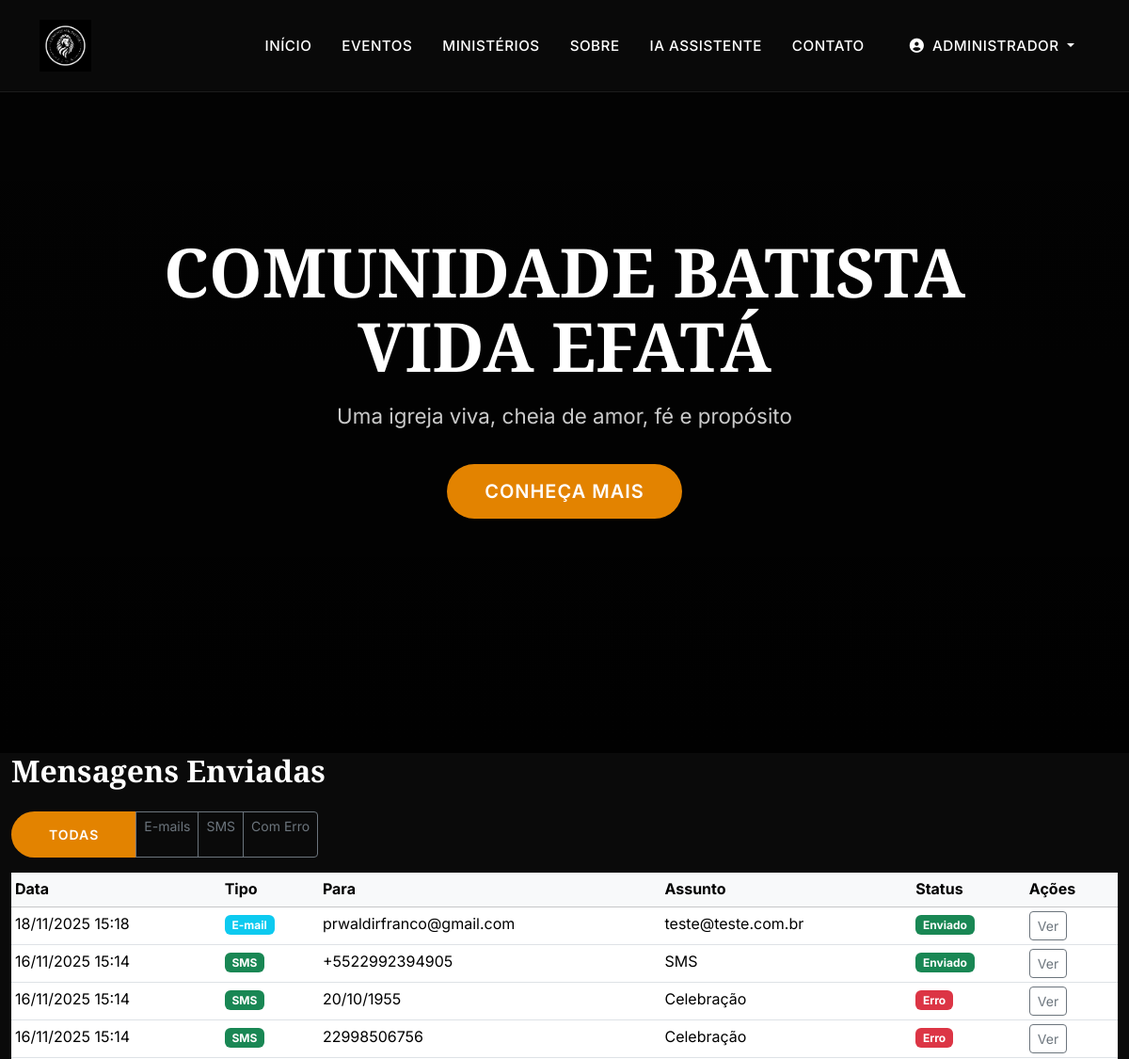
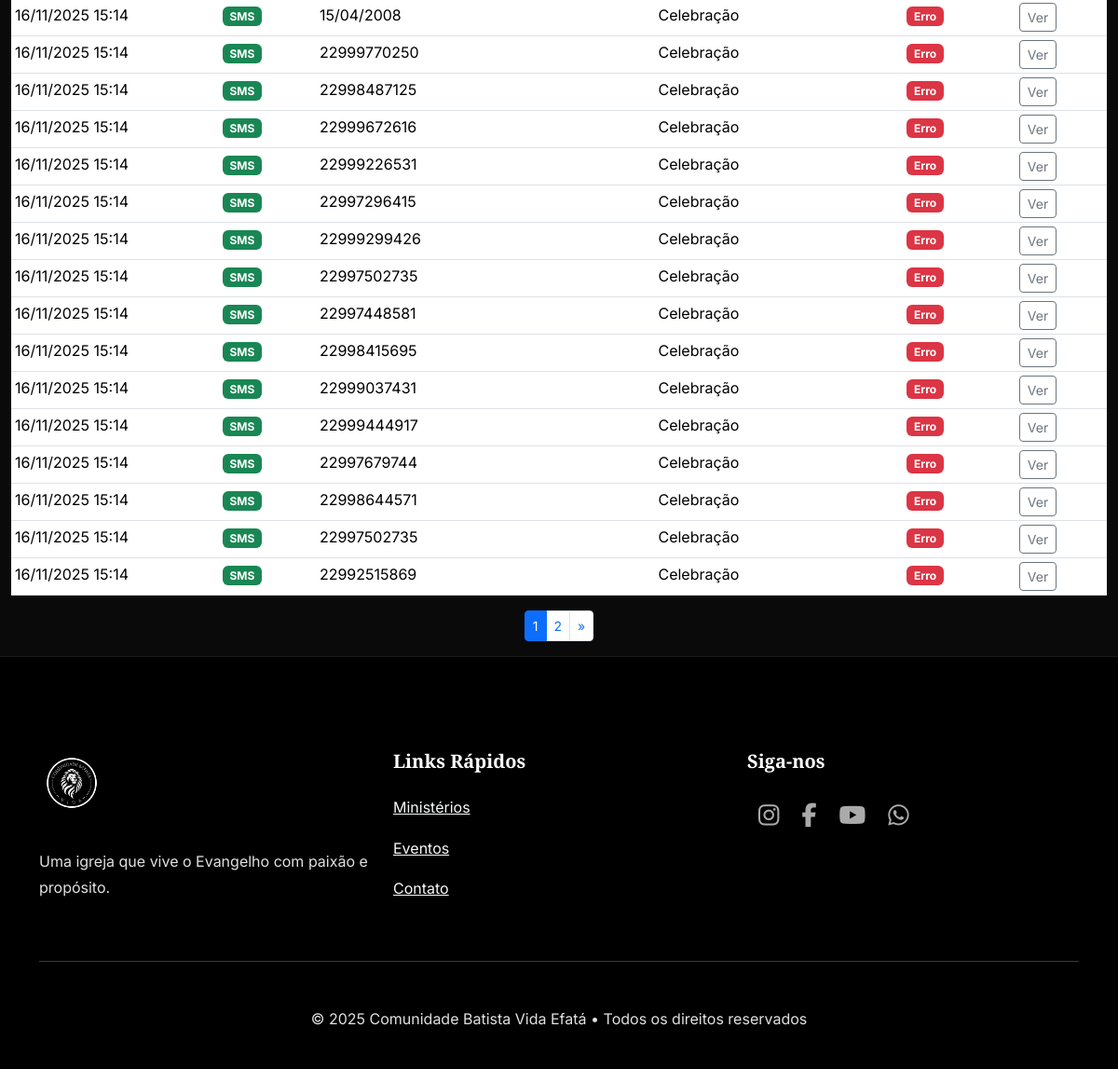
The page /secretaria/mensagens_enviadas (signed in) on the database its author committed (2 pictures, top to bottom).
### app.py (models this page shows, shortened)
class User(UserMixin, db.Model):
    __tablename__ = 'user'
    id = db.Column(db.Integer, primary_key=True)
    nome = db.Column(db.String(100), nullable=False)
    email = db.Column(db.String(100), unique=True, nullable=False)
    senha = db.Column(db.String(200), nullable=False)
    nivel_acesso = db.Column(db.Integer, default=2)
    is_secretaria = db.Column(db.Boolean, default=False)
    is_admin = db.Column(db.Boolean, default=False)
    membro_id = db.Column(db.Integer, db.ForeignKey('membro.id', name="fk_user_membro"), nullable=True)
    membro = db.relationship('Membro', backref='usuario', lazy=True)

class MensagemEnviada(db.Model):
    id = db.Column(db.Integer, primary_key=True)
    tipo = db.Column(db.String(10), nullable=False)  # 'email' ou 'sms'
    destinatario = db.Column(db.String(200), nullable=False)  # e-mail ou celular
    assunto = db.Column(db.String(200))
    corpo = db.Column(db.Text, nullable=False)
    status = db.Column(db.String(20), default='enviado')  # enviado, erro, pendente
    erro = db.Column(db.Text)
    enviado_em = db.Column(db.DateTime, default=datetime.utcnow)
    user_id = db.Column(db.Integer, db.ForeignKey('user.id'), nullable=False)
    user = db.relationship('User', backref='mensagens_enviadas')

### app.py (the view)
@app.route('/secretaria/mensagens_enviadas')
@secretaria_required
@login_required
def mensagens_enviadas():
    page = request.args.get('page', 1, type=int)
    filtro = request.args.get('filtro', 'todas')  # todas, email, sms, erro
    query = MensagemEnviada.query.filter_by(user_id=current_user.id)
    if filtro == 'email':
        query = query.filter_by(tipo='email')
    elif filtro == 'sms':
        query = query.filter_by(tipo='sms')
    elif filtro == 'erro':
        query = query.filter_by(status='erro')
    mensagens = query.order_by(MensagemEnviada.enviado_em.desc())\
                     .paginate(page=page, per_page=20, error_out=False)
    return render_template('secretaria/mensagens_enviadas.html',
                           mensagens=mensagens,
                           filtro=filtro)

### app.py (called while the page is built)
@login_manager.user_loader
def load_user(user_id):
    return User.query.get(int(user_id))

def secretaria_required(f):
    @wraps(f)
    def decorated(*args, **kwargs):
        if not current_user.is_authenticated or current_user.nivel_acesso > 2:
            flash("Acesso negado. Apenas Secretária/Admin.", "danger")
            return redirect(url_for('secretaria'))
        return f(*args, **kwargs)
    return decorated

@app.context_processor
def inject_now():
    return {'now': datetime.utcnow()}

### templates/secretaria/mensagens_enviadas.html (shortened to what this page needs)
{% extends "base.html" %}
{% block content %}
<div class="container-fluid">
    <h2 class="mb-4">Mensagens Enviadas</h2>
    <div class="btn-group mb-3">
        <a href="{{ url_for('mensagens_enviadas', filtro='todas') }}"
           class="btn btn-sm {{ 'btn-primary' if filtro == 'todas' else 'btn-outline-primary' }}">Todas</a>
        <a href="{{ url_for('mensagens_enviadas', filtro='email') }}"
           class="btn btn-sm {{ 'btn-outline-info' if filtro == 'email' else 'btn-outline-secondary' }}">E-mails</a>
        <a href="{{ url_for('mensagens_enviadas', filtro='sms') }}"
           class="btn btn-sm {{ 'btn-outline-success' if filtro == 'sms' else 'btn-outline-secondary' }}">SMS</a>
        <a href="{{ url_for('mensagens_enviadas', filtro='erro') }}"
           class="btn btn-sm {{ 'btn-outline-danger' if filtro == 'erro' else 'btn-outline-secondary' }}">Com Erro</a>
    </div>
    <div class="table-responsive">
        <table class="table table-hover table-sm">
            <thead class="table-light">
                <tr>
                    <th>Data</th>
                    <th>Tipo</th>
                    <th>Para</th>
                    <th>Assunto</th>
                    <th>Status</th>
                    <th>Ações</th>
                </tr>
            </thead>
            <tbody>
                {% for msg in mensagens.items %}
                <tr>
                    <td>{{ msg.enviado_em.strftime('%d/%m/%Y %H:%M') }}</td>
                    <td>
                        <span class="badge {{ 'bg-info' if msg.tipo == 'email' else 'bg-success' }}">
                            {{ 'E-mail' if msg.tipo == 'email' else 'SMS' }}
                        </span>
                    </td>
                    <td>{{ msg.destinatario }}</td>
                    <td>{{ msg.assunto or '(Sem assunto)' }}</td>
                    <td>
                        {% if msg.status == 'enviado' %}
                            <span class="badge bg-success">Enviado</span>
                        {% else %}
                            <span class="badge bg-danger" data-bs-toggle="tooltip" title="{{ msg.erro }}">Erro</span>
                        {% endif %}
                    </td>
                    <td>
                        <button class="btn btn-sm btn-outline-secondary" data-bs-toggle="modal" data-bs-target="#modal{{ msg.id }}">
                            Ver
                        </button>
                    </td>
                </tr>
                {% endfor %}
            </tbody>
        </table>
    </div>
    {% if mensagens.pages > 1 %}
    <nav>
        <ul class="pagination pagination-sm justify-content-center">
            {% for p in mensagens.iter_pages() %}
                {% if p %}
                    <li class="page-item {{ 'active' if p == mensagens.page else '' }}">
                        <a class="page-link" href="{{ url_for('mensagens_enviadas', page=p, filtro=filtro) }}">{{ p }}</a>
                    </li>
                {% else %}
                    <li class="page-item disabled"><span class="page-link">…</span></li>
                {% endif %}
            {% endfor %}
            {% if mensagens.has_next %}
            <li class="page-item"><a class="page-link" href="{{ url_for('mensagens_enviadas', page=mensagens.next_num, filtro=filtro) }}">»</a></li>
            {% endif %}
        </ul>
    </nav>
    {% endif %}
</div>
{% endblock %}

### templates/base.html (shortened to what this page needs)
<!DOCTYPE html>
<html lang="pt-BR">
<head>
    <link href="https://cdn.jsdelivr.net/npm/bootstrap@5.3.3/dist/css/bootstrap.min.css" rel="stylesheet">
    <link rel="stylesheet" href="https://cdnjs.cloudflare.com/ajax/libs/font-awesome/6.5.0/css/all.min.css">
</head>
<body>
    <nav class="navbar navbar-expand-lg">
        <div class="container">
            <a class="navbar-brand" href="{{ url_for('index') }}">
                <img src="{{ url_for('static', filename='img/logo-branca.png') }}" alt="Vida Efatá">
            </a>
            <div class="collapse navbar-collapse" id="navbarNav">
                <ul class="navbar-nav ms-auto align-items-center">
                    <li class="nav-item"><a class="nav-link" href="{{ url_for('index') }}">Início</a></li>
                    <li class="nav-item"><a class="nav-link" href="{{ url_for('eventos') }}">Eventos</a></li>
                    <li class="nav-item"><a class="nav-link" href="{{ url_for('ministerios') }}">Ministérios</a></li>
                    <li class="nav-item"><a class="nav-link" href="{{ url_for('sobre') }}">Sobre</a></li>
                    <li class="nav-item"><a class="nav-link" href="{{ url_for('assistente') }}">IA Assistente</a></li>
                    <li class="nav-item"><a class="nav-link" href="{{ url_for('contato') }}">Contato</a></li>
                    {% if current_user.is_authenticated %}
                        <li class="nav-item dropdown ms-3">
                            <a class="nav-link dropdown-toggle" href="#" role="button" data-bs-toggle="dropdown">
                                <i class="fas fa-user-circle me-1"></i> {{ current_user.nome }}
                            </a>
                        </li>
                    {% else %}
                        <li class="nav-item ms-3">
                            <a class="btn btn-outline-light btn-sm rounded-pill px-4" href="{{ url_for('login') }}">Login</a>
                        </li>
                    {% endif %}
                </ul>
            </div>
        </div>
    </nav>
    <section class="hero">
        <video autoplay muted loop playsinline>
            <source src="{{ url_for('static', filename='video/hero-video.mp4') }}" type="video/mp4">
        </video>
        <div class="container position-relative">
            <h1>COMUNIDADE BATISTA<br>VIDA EFATÁ</h1>
            <p>Uma igreja viva, cheia de amor, fé e propósito</p>
            <a href="{{ url_for('sobre') }}" class="btn btn-primary btn-lg">Conheça Mais</a>
        </div>
    </section>
    <main>
        {% block content %}{% endblock %}
    </main>
    <footer class="text-center text-lg-start">
        <div class="container">
            <div class="row">
                <div class="col-lg-4 mb-5 mb-lg-0">
                    <img src="{{ url_for('static', filename='img/logo-branca.png') }}" alt="Vida Efatá">
                    <p class="mt-3">Uma igreja que vive o Evangelho com paixão e propósito.</p>
                </div>
                <div class="col-lg-4 mb-5 mb-lg-0">
                    <h5 class="text-white mb-4">Links Rápidos</h5>
                    <p><a href="{{ url_for('ministerios') }}" class="text-light">Ministérios</a></p>
                    <p><a href="{{ url_for('eventos') }}" class="text-light">Eventos</a></p>
                    <p><a href="{{ url_for('contato') }}" class="text-light">Contato</a></p>
                </div>
                <div class="col-lg-4">
                    <h5 class="text-white mb-4">Siga-nos</h5>
                    <div class="social-icons d-flex justify-content-center justify-content-lg-start">
                        <a href="#"><i class="fab fa-instagram"></i></a>
                        <a href="#"><i class="fab fa-facebook-f"></i></a>
                        <a href="#"><i class="fab fa-youtube"></i></a>
                        <a href="#"><i class="fab fa-whatsapp"></i></a>
                    </div>
                </div>
            </div>
            <hr class="my-5">
            <p class="text-center mb-0">&copy; {{ now.year }} Comunidade Batista Vida Efatá • Todos os direitos reservados</p>
        </div>
    </footer>
</body>
</html>

### templates/base.html (style rules this page uses)
:root { --cor-primaria: #e38300; --cor-secundaria: #ffffff; --cor-fundo: #0a0a0a; --cor-texto: #e0e0e0; --cor-cinza: #333; }
body { font-family: 'Inter', sans-serif; background-color: var(--cor-fundo); color: var(--cor-texto); line-height: 1.7; font-weight: 400; }
h1, h2, h3, h4, h5, h6 { font-family: 'Playfair Display', serif; font-weight: 700; color: white; }
.navbar { background: rgba(10,10,10,0.95) !important; backdrop-filter: blur(12px); border-bottom: 1px solid rgba(255,255,255,0.08); padding: 1rem 0; position: fixed; width: 100%; top: 0; z-index: 1000; transition: all 0.4s; }
.navbar-brand img { height: 55px; transition: all 0.3s; }
.nav-link { color: white !important; font-weight: 500; text-transform: uppercase; font-size: 0.95rem; letter-spacing: 0.5px; padding: 0.5rem 1rem !important; transition: all 0.3s; }
.hero { height: 100vh; min-height: 650px; position: relative; display: flex; align-items: center; justify-content: center; text-align: center; overflow: hidden; }
.hero video { position: absolute; top: 0; left: 0; width: 100%; height: 100%; object-fit: cover; z-index: -1; }
.hero::before { content: ''; position: absolute; top: 0; left: 0; right: 0; bottom: 0; background: linear-gradient(to bottom, rgba(0,0,0,0.7), rgba(0,0,0,0.9)); z-index: -1; }
.hero h1 { font-size: 4.5rem; line-height: 1.1; margin-bottom: 1rem; }
.hero p { font-size: 1.4rem; max-width: 800px; margin: 0 auto 2rem; opacity: 0.9; }
.btn-primary { background: var(--cor-primaria); border: none; padding: 14px 40px; border-radius: 50px; font-weight: 600; text-transform: uppercase; letter-spacing: 1px; transition: all 0.4s; }
section { padding: 120px 0; }
footer { background: #000; padding: 100px 0 40px; border-top: 1px solid rgba(255,255,255,0.1); }
footer img { height: 70px; margin-bottom: 20px; }
.social-icons a { color: #aaa; font-size: 1.6rem; margin: 0 12px; transition: all 0.3s; }

### rows shown on the page
User: nome "ADMINISTRADOR"
MensagemEnviada: enviado_em "18/11/2025 15:18", tipo "E-mail", destinatario "prwaldirfranco@gmail.com", assunto "teste@teste.com.br", status "Enviado"
MensagemEnviada: enviado_em "16/11/2025 15:14", tipo "SMS", destinatario "+5522992394905", assunto "SMS", status "Enviado"
MensagemEnviada: enviado_em "16/11/2025 15:14", tipo "SMS", destinatario "20/10/1955", assunto "Celebração"
MensagemEnviada: enviado_em "16/11/2025 15:14", tipo "SMS", destinatario "22998506756", assunto "Celebração"
MensagemEnviada: enviado_em "16/11/2025 15:14", tipo "SMS", destinatario "15/04/2008", assunto "Celebração"
MensagemEnviada: enviado_em "16/11/2025 15:14", tipo "SMS", destinatario "22999770250", assunto "Celebração"
MensagemEnviada: enviado_em "16/11/2025 15:14", tipo "SMS", destinatario "22998487125", assunto "Celebração"
MensagemEnviada: enviado_em "16/11/2025 15:14", tipo "SMS", destinatario "22999672616", assunto "Celebração"
MensagemEnviada: enviado_em "16/11/2025 15:14", tipo "SMS", destinatario "22999226531", assunto "Celebração"
MensagemEnviada: enviado_em "16/11/2025 15:14", tipo "SMS", destinatario "22997296415", assunto "Celebração"
MensagemEnviada: enviado_em "16/11/2025 15:14", tipo "SMS", destinatario "22999299426", assunto "Celebração"
MensagemEnviada: enviado_em "16/11/2025 15:14", tipo "SMS", destinatario "22997502735", assunto "Celebração"
MensagemEnviada: enviado_em "16/11/2025 15:14", tipo "SMS", destinatario "22997448581", assunto "Celebração"
MensagemEnviada: enviado_em "16/11/2025 15:14", tipo "SMS", destinatario "22998415695", assunto "Celebração"
MensagemEnviada: enviado_em "16/11/2025 15:14", tipo "SMS", destinatario "22999037431", assunto "Celebração"
MensagemEnviada: enviado_em "16/11/2025 15:14", tipo "SMS", destinatario "22999444917", assunto "Celebração"
MensagemEnviada: enviado_em "16/11/2025 15:14", tipo "SMS", destinatario "22997679744", assunto "Celebração"
MensagemEnviada: enviado_em "16/11/2025 15:14", tipo "SMS", destinatario "22998644571", assunto "Celebração"
MensagemEnviada: enviado_em "16/11/2025 15:14", tipo "SMS", destinatario "22997502735", assunto "Celebração"
MensagemEnviada: enviado_em "16/11/2025 15:14", tipo "SMS", destinatario "22992515869", assunto "Celebração"

### other values the page prints
{{ p }} "1" "2"
